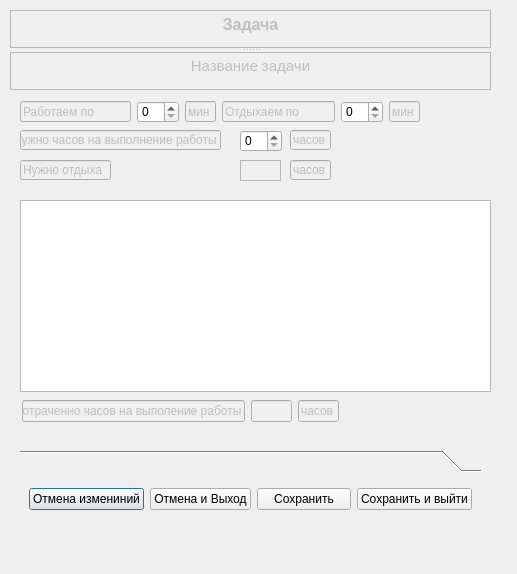
<?xml version="1.0" encoding="UTF-8"?>
<ui version="4.0">
 <class>TimeMgmDialog</class>
 <widget class="QDialog" name="TimeMgmDialog">
  <property name="enabled">
   <bool>true</bool>
  </property>
  <property name="geometry">
   <rect>
    <x>0</x>
    <y>0</y>
    <width>517</width>
    <height>574</height>
   </rect>
  </property>
  <property name="windowTitle">
   <string>Dialog</string>
  </property>
  <widget class="QLineEdit" name="lineEdit_5">
   <property name="enabled">
    <bool>false</bool>
   </property>
   <property name="geometry">
    <rect>
     <x>20</x>
     <y>130</y>
     <width>201</width>
     <height>20</height>
    </rect>
   </property>
   <property name="text">
    <string>Нужно часов на выполнение работы</string>
   </property>
  </widget>
  <widget class="QSpinBox" name="SummaryOfWork">
   <property name="enabled">
    <bool>true</bool>
   </property>
   <property name="geometry">
    <rect>
     <x>240</x>
     <y>130</y>
     <width>42</width>
     <height>22</height>
    </rect>
   </property>
  </widget>
  <widget class="QLineEdit" name="lineEdit_6">
   <property name="enabled">
    <bool>false</bool>
   </property>
   <property name="geometry">
    <rect>
     <x>290</x>
     <y>130</y>
     <width>41</width>
     <height>20</height>
    </rect>
   </property>
   <property name="text">
    <string>часов</string>
   </property>
  </widget>
  <widget class="QLineEdit" name="lineEdit_9">
   <property name="enabled">
    <bool>false</bool>
   </property>
   <property name="geometry">
    <rect>
     <x>290</x>
     <y>160</y>
     <width>41</width>
     <height>20</height>
    </rect>
   </property>
   <property name="text">
    <string>часов</string>
   </property>
  </widget>
  <widget class="QLineEdit" name="lineEdit_10">
   <property name="enabled">
    <bool>false</bool>
   </property>
   <property name="geometry">
    <rect>
     <x>20</x>
     <y>160</y>
     <width>91</width>
     <height>20</height>
    </rect>
   </property>
   <property name="text">
    <string>Нужно отдыха</string>
   </property>
  </widget>
  <widget class="QTextEdit" name="SummaryOfRelax">
   <property name="enabled">
    <bool>false</bool>
   </property>
   <property name="geometry">
    <rect>
     <x>240</x>
     <y>160</y>
     <width>41</width>
     <height>21</height>
    </rect>
   </property>
   <property name="verticalScrollBarPolicy">
    <enum>Qt::ScrollBarAlwaysOff</enum>
   </property>
   <property name="horizontalScrollBarPolicy">
    <enum>Qt::ScrollBarAlwaysOff</enum>
   </property>
  </widget>
  <widget class="QSplitter" name="splitter">
   <property name="geometry">
    <rect>
     <x>10</x>
     <y>10</y>
     <width>481</width>
     <height>81</height>
    </rect>
   </property>
   <property name="orientation">
    <enum>Qt::Vertical</enum>
   </property>
   <widget class="QTextEdit" name="Zagolovk_NameOfTask">
    <property name="enabled">
     <bool>false</bool>
    </property>
    <property name="html">
     <string>&lt;!DOCTYPE HTML PUBLIC &quot;-//W3C//DTD HTML 4.0//EN&quot; &quot;http://www.w3.org/TR/REC-html40/strict.dtd&quot;&gt;
&lt;html&gt;&lt;head&gt;&lt;meta name=&quot;qrichtext&quot; content=&quot;1&quot; /&gt;&lt;style type=&quot;text/css&quot;&gt;
p, li { white-space: pre-wrap; }
&lt;/style&gt;&lt;/head&gt;&lt;body style=&quot; font-family:'MS Shell Dlg 2'; font-size:8.25pt; font-weight:400; font-style:normal;&quot;&gt;
&lt;p align=&quot;center&quot; style=&quot; margin-top:0px; margin-bottom:0px; margin-left:0px; margin-right:0px; -qt-block-indent:0; text-indent:0px;&quot;&gt;&lt;span style=&quot; font-size:12pt; font-weight:600;&quot;&gt;Задача&lt;/span&gt;&lt;/p&gt;&lt;/body&gt;&lt;/html&gt;</string>
    </property>
   </widget>
   <widget class="QTextEdit" name="NameOfTask">
    <property name="enabled">
     <bool>false</bool>
    </property>
    <property name="html">
     <string>&lt;!DOCTYPE HTML PUBLIC &quot;-//W3C//DTD HTML 4.0//EN&quot; &quot;http://www.w3.org/TR/REC-html40/strict.dtd&quot;&gt;
&lt;html&gt;&lt;head&gt;&lt;meta name=&quot;qrichtext&quot; content=&quot;1&quot; /&gt;&lt;style type=&quot;text/css&quot;&gt;
p, li { white-space: pre-wrap; }
&lt;/style&gt;&lt;/head&gt;&lt;body style=&quot; font-family:'MS Shell Dlg 2'; font-size:8.25pt; font-weight:400; font-style:normal;&quot;&gt;
&lt;p align=&quot;center&quot; style=&quot; margin-top:0px; margin-bottom:0px; margin-left:0px; margin-right:0px; -qt-block-indent:0; text-indent:0px;&quot;&gt;&lt;span style=&quot; font-size:11pt;&quot;&gt;Название задачи&lt;/span&gt;&lt;/p&gt;&lt;/body&gt;&lt;/html&gt;</string>
    </property>
   </widget>
  </widget>
  <widget class="QTableView" name="table_of_interval">
   <property name="geometry">
    <rect>
     <x>20</x>
     <y>200</y>
     <width>471</width>
     <height>192</height>
    </rect>
   </property>
   <property name="sortingEnabled">
    <bool>true</bool>
   </property>
  </widget>
  <widget class="QToolBox" name="SaveAndExitsButtons">
   <property name="geometry">
    <rect>
     <x>20</x>
     <y>450</y>
     <width>461</width>
     <height>71</height>
    </rect>
   </property>
   <widget class="QWidget" name="Page1" native="true">
    <attribute name="label">
     <string/>
    </attribute>
    <layout class="QHBoxLayout" name="horizontalLayout">
     <item>
      <widget class="QPushButton" name="CanselChanges">
       <property name="text">
        <string>Отмена измениний</string>
       </property>
      </widget>
     </item>
     <item>
      <widget class="QPushButton" name="CanselChangesAndExit">
       <property name="text">
        <string>Отмена и Выход</string>
       </property>
      </widget>
     </item>
     <item>
      <widget class="QPushButton" name="SaveChanges">
       <property name="text">
        <string>Сохранить</string>
       </property>
      </widget>
     </item>
     <item>
      <widget class="QPushButton" name="SaveChangesAndExit">
       <property name="text">
        <string>Сохранить и выйти</string>
       </property>
      </widget>
     </item>
    </layout>
   </widget>
  </widget>
  <widget class="QWidget" name="">
   <property name="geometry">
    <rect>
     <x>22</x>
     <y>400</y>
     <width>317</width>
     <height>22</height>
    </rect>
   </property>
   <layout class="QHBoxLayout" name="horizontalLayout_2">
    <item>
     <widget class="QLineEdit" name="lineEdit_8">
      <property name="enabled">
       <bool>false</bool>
      </property>
      <property name="minimumSize">
       <size>
        <width>221</width>
        <height>0</height>
       </size>
      </property>
      <property name="text">
       <string>Потраченно часов на выполение работы</string>
      </property>
     </widget>
    </item>
    <item>
     <widget class="QLineEdit" name="SumaryAllTime">
      <property name="enabled">
       <bool>false</bool>
      </property>
      <property name="maximumSize">
       <size>
        <width>41</width>
        <height>16777215</height>
       </size>
      </property>
     </widget>
    </item>
    <item>
     <widget class="QLineEdit" name="lineEdit_7">
      <property name="enabled">
       <bool>false</bool>
      </property>
      <property name="maximumSize">
       <size>
        <width>41</width>
        <height>16777215</height>
       </size>
      </property>
      <property name="text">
       <string>часов</string>
      </property>
     </widget>
    </item>
   </layout>
  </widget>
  <widget class="QWidget" name="">
   <property name="geometry">
    <rect>
     <x>20</x>
     <y>100</y>
     <width>402</width>
     <height>24</height>
    </rect>
   </property>
   <layout class="QHBoxLayout" name="horizontalLayout_3">
    <item>
     <widget class="QLineEdit" name="lineEdit">
      <property name="enabled">
       <bool>false</bool>
      </property>
      <property name="minimumSize">
       <size>
        <width>111</width>
        <height>21</height>
       </size>
      </property>
      <property name="maximumSize">
       <size>
        <width>111</width>
        <height>21</height>
       </size>
      </property>
      <property name="text">
       <string>Работаем по </string>
      </property>
     </widget>
    </item>
    <item>
     <widget class="QSpinBox" name="interval_of_work">
      <property name="enabled">
       <bool>true</bool>
      </property>
      <property name="minimumSize">
       <size>
        <width>42</width>
        <height>22</height>
       </size>
      </property>
      <property name="maximumSize">
       <size>
        <width>42</width>
        <height>22</height>
       </size>
      </property>
     </widget>
    </item>
    <item>
     <widget class="QLineEdit" name="lineEdit_3">
      <property name="enabled">
       <bool>false</bool>
      </property>
      <property name="minimumSize">
       <size>
        <width>31</width>
        <height>21</height>
       </size>
      </property>
      <property name="maximumSize">
       <size>
        <width>31</width>
        <height>21</height>
       </size>
      </property>
      <property name="text">
       <string>мин</string>
      </property>
     </widget>
    </item>
    <item>
     <widget class="QLineEdit" name="lineEdit_2">
      <property name="enabled">
       <bool>false</bool>
      </property>
      <property name="minimumSize">
       <size>
        <width>113</width>
        <height>21</height>
       </size>
      </property>
      <property name="maximumSize">
       <size>
        <width>113</width>
        <height>21</height>
       </size>
      </property>
      <property name="text">
       <string>Отдыхаем по</string>
      </property>
     </widget>
    </item>
    <item>
     <widget class="QSpinBox" name="interval_of_relax">
      <property name="minimumSize">
       <size>
        <width>42</width>
        <height>22</height>
       </size>
      </property>
      <property name="maximumSize">
       <size>
        <width>42</width>
        <height>22</height>
       </size>
      </property>
     </widget>
    </item>
    <item>
     <widget class="QLineEdit" name="lineEdit_4">
      <property name="enabled">
       <bool>false</bool>
      </property>
      <property name="minimumSize">
       <size>
        <width>31</width>
        <height>21</height>
       </size>
      </property>
      <property name="maximumSize">
       <size>
        <width>31</width>
        <height>21</height>
       </size>
      </property>
      <property name="text">
       <string>мин</string>
      </property>
     </widget>
    </item>
   </layout>
  </widget>
 </widget>
 <resources/>
 <connections/>
</ui>
